Frame 1 (no input): blank canvas, image omitted
Frame 60 (the mouse pressed at the canvas centre just before this capture): blank canvas, image omitted
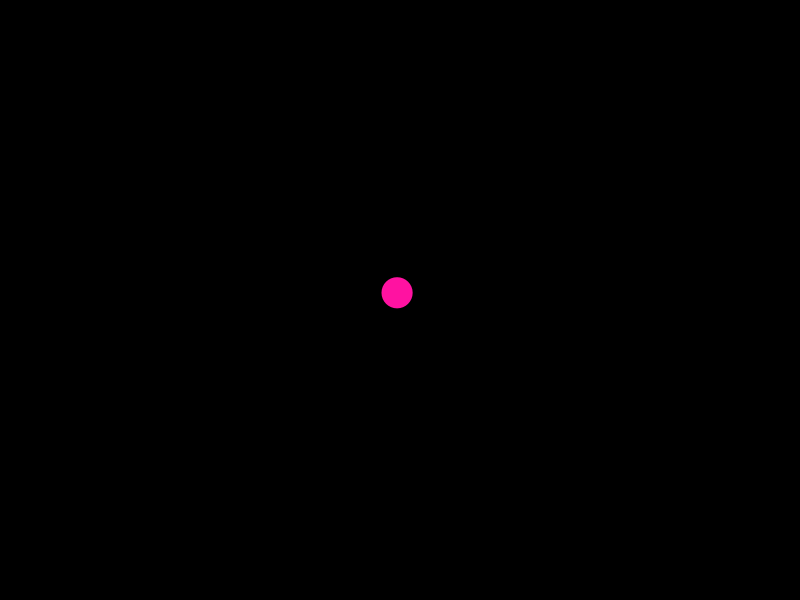
Frame 120 (the mouse held since frame 60 and released just before this capture)

The Processing sketch whose frames 1 and 60 were blank and that drew this single picture after the mouse press (run headless with seeded random() and noise(); from frame 60 on, the mouse is pressed at the canvas centre):

// Processing sketch: e02_ArrayListWlasnyObiekt
// ── e02_ArrayListWlasnyObiekt.pde
ArrayList<Particle> particles;

void setup(){
  
  size( 800, 600 );
  particles = new ArrayList<Particle>();
  
  
}

void draw(){
  
  background( 0 );
  fill( #24FAFF );
  
  for( int i = 0; i < particles.size(); i++ ){
    
    Particle p = particles.get( i );
    p.x += random( -1, 1 );
    p.y += random( -1, 1 );
    
    p.display();
    
  }
  
}

void mousePressed(){
  
  Particle newParticle = new Particle( mouseX, mouseY, random( 20, 50 ), random( 10, 100 ) );
  particles.add( newParticle );
  
}

void keyPressed(){
  
  if( particles.size() > 0 ){
    //particles.remove( 0 );
    particles.remove( particles.size()-1 );
  }
  
}

// ── Particle.pde
class Particle {
  
  float x = 0;
  float y = 0;
  float maxSize = 100;
  float minSize = 10;
  float animSpeed = 100;
  
  
  Particle( float px, float py, float mSize, float aSpeed ){
    
    x = px;
    y = py;
    maxSize = mSize;
    animSpeed = aSpeed;
    
  }
  
  
  void display(){
    
    noStroke();
    fill( #FF12A1 );
    
    float s = map( sin( millis() / animSpeed ), -1, 1, minSize, maxSize );
    
    ellipse( x, y, s, s );
    
  }
  
  
  
}
